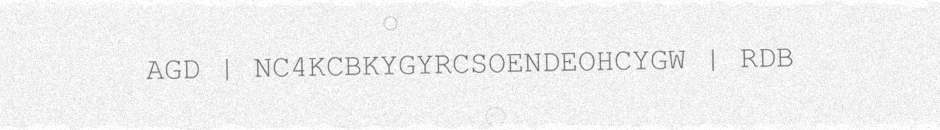
#> input picture misc/artifacts/01_residual_fragment.png, 940 x 130 px; its folder holds only this picture in this run
$ python solve.py ../artifacts
#> lines starting #> are read from the running program, lines starting #| are printed output that depends on the picture
#> in preprocess, img is the input picture: PIL image 940x130 L; min 85, max 255, mean 240.3
#!/usr/bin/env python3
"""
KCTF 2026 MISC — shredded / 레퍼런스 솔버

  python3 solve.py dist/shredded/fragments

파이프라인:
  1) 전처리 (grayscale -> deskew -> upscale -> Otsu)
  2) tesseract --psm 7 + safe16 화이트리스트로 1차 OCR
  3) 체크섬으로 실패 조각 국소화
  4) 실패 조각만 전처리 변형을 스윕하며 재시도  <- AI/도구를 배율기로 쓰는 지점
  5) 인덱스 집합 무결성 검증 (중복/누락 = 남아있는 인덱스 오독)
  6) 정렬 -> concat -> safe16 decode -> ZIP CRC 검증
  7) 전체 prefix SHA-256과 HMAC tag 검증 -> 트레일러 플래그 복호화
"""

import io
import hashlib
import hmac
import itertools
import os
import re
import sys
import zipfile
import zlib
from concurrent.futures import ThreadPoolExecutor

import numpy as np
import pytesseract
from PIL import Image

ALPHABET = "ABCDEGHKMNORSWY4"
HEXDIGITS = "0123456789abcdef"
CHUNK_CHARS = 24
IDX_CHARS = 3
CHK_CHARS = 3
N_FRAGMENTS = 410
TRAILER_MAGIC = b"KCTFENC1"
TAG_BYTES = 16

# 화이트리스트를 16심볼로 좁히는 것이 정확도의 핵심이다.
# tesseract 는 화이트리스트 밖으로 답을 낼 수 없으므로, 알파벳이 작을수록
# 오답 선택지 자체가 사라진다. (base32 2.37% -> safe16 0.10% 문자오독)
def tess_cfg(psm: int) -> str:
    return f'--psm {psm} -c tessedit_char_whitelist={ALPHABET}| '

LINE_RE = re.compile(
    r'^([%s]{%d})\s*\|\s*([%s]{%d})\s*\|\s*([%s]{%d})$'
    % (ALPHABET, IDX_CHARS, ALPHABET, CHUNK_CHARS, ALPHABET, CHK_CHARS))

# (upscale, blur, threshold_mode, bias, flatten, unsharp, psm)
#
# 실측 결과 이진화(otsu/fixed)보다 그레이스케일 그대로가 낫다 — 열화된 스캔에서
# 이진화는 얇은 획을 끊어버린다. 스윕에는 다양성 확보용으로 남겨둔다.
#
# flatten(배경 평탄화)이 저대비 조각의 결정타다. 큰 반경 가우시안을 빼서
# 얼룩진 배경을 제거하고 대비를 재정규화하면, 어떤 전처리로도 안 읽히던
# 조각들이 살아난다.
# 아래 조합은 70장 표본으로 변형별 정확도와 합집합을 실측해 고른 것이다.
#   blur.4 68/70   blur.6+up4 68/70   otsu 68/70   base 67/70
#   up4 66/70      up5 66/70          flat 52/70   fixed-12 51/70
#   flat+psm6 46/70
#   -> 합집합 70/70 (모든 조각이 어떤 변형으로든 읽힌다)
# 언샤프는 오히려 크게 해로웠고(12/70, 1/70), psm 13 과 fixed+12 는 0/70 이라 뺐다.
PREPROC_DEFAULT = (3, 0.0, "none", 0, False, 0.0, 7)
PREPROC_SWEEP = [
    (3, 0.0, "none", 0, False, 0.0, 7),
    (3, 0.4, "none", 0, False, 0.0, 7),
    (4, 0.6, "none", 0, False, 0.0, 7),
    (3, 0.0, "otsu", 0, False, 0.0, 7),
    (4, 0.0, "none", 0, False, 0.0, 7),
    (5, 0.0, "none", 0, False, 0.0, 7),
    (3, 0.0, "none", 0, True, 0.0, 7),     # 배경 평탄화
    (4, 0.0, "fixed", -12, False, 0.0, 7),
    (3, 0.0, "none", 0, True, 0.0, 6),     # 평탄화 + psm 6
]


# ------------------------------------------------------------ 전처리

def deskew(img: Image.Image) -> Image.Image:
    """텍스트 픽셀의 주축을 찾아 회전을 되돌린다 (외부 의존성 없이)."""
    a = np.asarray(img, dtype=np.float32)
    dark = a < (a.mean() - a.std() * 0.8)
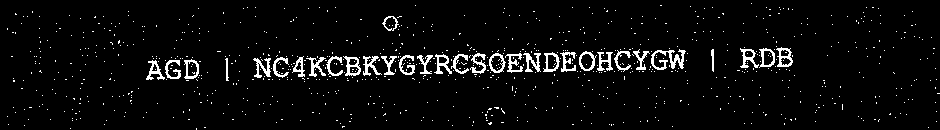
#> dark: shape (130, 940) bool; 4.5% white in thin lines or dots
    ys, xs = np.nonzero(dark)
#> ys = 5542 values from 3 to 129; xs = 5542 values, max 939 at index 5225, min 7 at index 219, mean 467
    if len(xs) < 50:
        return img
    # 잉크 픽셀에 직선을 최소자승 피팅 -> 기울기 = skew
    slope = np.polyfit(xs, ys, 1)[0]
#> slope = -0.0126
    angle = np.degrees(np.arctan(slope))
#> angle = -0.723
    if abs(angle) < 0.15 or abs(angle) > 12:
        return img
    return img.rotate(angle, resample=Image.BICUBIC, fillcolor=245)
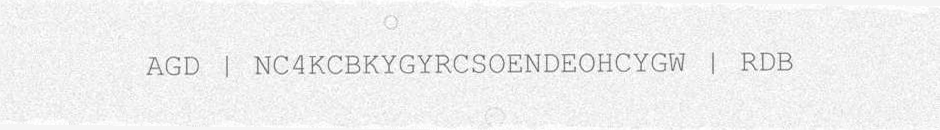
#> returned value: PIL image 940x130 L; min 85, max 255, mean 239.7


# [15 lines left out: function flatten_bg, not called in this run]


def preprocess(path: str, params) -> Image.Image:
    upscale, blur, mode, bias, flat, unsharp, _psm = params
    img = Image.open(path).convert("L")
    img = deskew(img)

    if flat:
        img = flatten_bg(img)

    if blur > 0:
        from PIL import ImageFilter
        img = img.filter(ImageFilter.GaussianBlur(blur))

    if unsharp > 0:
        from PIL import ImageFilter
        img = img.filter(ImageFilter.UnsharpMask(radius=2, percent=int(unsharp * 100),
                                                 threshold=2))

    w, h = img.size
#> w = 940; h = 130
    img = img.resize((w * upscale, h * upscale), Image.LANCZOS)
#> img: PIL image 2820x390 L

    a = np.asarray(img, dtype=np.uint8)
    if mode == "otsu":
        hist = np.bincount(a.ravel(), minlength=256).astype(np.float64)
        tot = hist.sum()
        w0 = np.cumsum(hist)
        m = np.cumsum(hist * np.arange(256))
        mt = m[-1]
        with np.errstate(divide="ignore", invalid="ignore"):
            between = (mt * w0 / tot - m) ** 2 / (w0 * (tot - w0))
        t = int(np.nanargmax(between)) + bias
        a = np.where(a > t, 255, 0).astype(np.uint8)
    elif mode == "fixed":
        t = int(a.mean() - a.std() * 0.7) + bias
        a = np.where(a > t, 255, 0).astype(np.uint8)

    return Image.fromarray(a, "L")


# ------------------------------------------------------------ OCR

# [4 lines left out: function checksum, not called in this run]


def checksum_ok(idx: str, data: str, chk: str) -> bool:
    return checksum(idx, data) == chk


def ocr_raw(path: str, params) -> str:
    img = preprocess(path, params)
    raw = pytesseract.image_to_string(img, config=tess_cfg(params[6])).strip()
    return " ".join(raw.split())


def ocr_fragment(path: str, params):
    m = LINE_RE.match(ocr_raw(path, params))
    if not m:
        return None
    return m.group(1), m.group(2), m.group(3)


# [89 lines left out: functions repair, index_to_int, not called in this run]


def int_to_index(i: int) -> str:
    return "".join(ALPHABET[(i >> s) & 0xF] for s in (8, 4, 0))


def decode(sym: str) -> bytes:
    return bytes.fromhex(sym.translate(str.maketrans(ALPHABET, HEXDIGITS)))


# [35 lines left out: function decrypt_flag, not called in this run]


# ------------------------------------------------------------ main

def solve(frag_dir: str):
    paths = sorted(
        os.path.join(frag_dir, f)
        for f in os.listdir(frag_dir) if f.lower().endswith(".png")
    )
    print(f"[*] 조각 {len(paths)}장")

    # --- 1차 OCR (병렬)
    def first_pass(p):
        rec = ocr_fragment(p, PREPROC_DEFAULT)
        if rec and checksum_ok(*rec):
            return p, rec
        return p, None

    with ThreadPoolExecutor(max_workers=os.cpu_count()) as ex:
        results = list(ex.map(first_pass, paths))

    good = {p: r for p, r in results if r}
    failed = [p for p, r in results if not r]
    print(f"[*] 1차 체크섬 통과 {len(good)}/{len(paths)} "
          f"({len(good) / len(paths) * 100:.1f}%), 재시도 대상 {len(failed)}장")

    # --- 재시도: 실패한 조각만 전처리 스윕
    raw_bank = {}

    # [12 lines left out: function retry, not called in this run]

    still = []
    if failed:
        with ThreadPoolExecutor(max_workers=os.cpu_count()) as ex:
            for p, rec, raws in ex.map(retry, failed):
                raw_bank[p] = raws
                if rec:
                    good[p] = rec
        still = [p for p in failed if p not in good]
        print(f"[*] 재시도 후 확보 {len(good)}/{len(paths)}, 미해결 {len(still)}장")

    # --- 인덱스 집합 무결성 검증
    idx_map, dup = {}, []
    for p, (idx, data, chk) in good.items():
        if idx in idx_map:
            dup.append(idx)
        idx_map[idx] = data
    if dup:
        print(f"[!] 인덱스 중복 {dup} — 체크섬을 통과한 인덱스 오독이 남아있다")

    have = {index_to_int(i) for i in idx_map}
    missing = sorted(set(range(N_FRAGMENTS)) - have)

    # --- 혼동행렬 기반 복구: 남은 인덱스가 알려져 있다는 제약을 활용한다
    if missing:
        print(f"[*] 미복원 인덱스 {missing} — 제약 탐색으로 복구 시도")
        best = {}
        for p in still:
            for mi, idx, data, chk, cost in repair(raw_bank.get(p, []), missing):
                key = (mi, data)
                if key not in best or best[key] > cost:
                    best[key] = cost
        options = {}
        for (mi, data), cost in best.items():
            options.setdefault(mi, []).append((cost, data))
        for mi in missing:
            options.setdefault(mi, []).sort()
            print(f"      idx {mi}: 후보 {len(options[mi])}개")

        combos = _resolve(idx_map, missing, options)
        if combos is None:
            print("[!] 복구 실패 — 해당 조각은 사람 눈이나 VLM 으로 판독한다")
            for p in still:
                print(f"      ! {os.path.basename(p)}")
            return None
        idx_map.update(combos)
    else:
        print(f"[*] 인덱스 집합 무결성 OK (0..{N_FRAGMENTS - 1} 전부 존재)")

    return _assemble(idx_map)


# [18 lines left out: function _assemble, not called in this run]


MAX_TRIALS = 300000


# [38 lines left out: function _resolve, not called in this run]


if __name__ == "__main__":
    d = sys.argv[1] if len(sys.argv) > 1 else os.path.join(
        os.path.dirname(os.path.abspath(__file__)),
        "dist", "shredded", "fragments")
#> (the run stopped early here; a loop or call above may not have finished)
